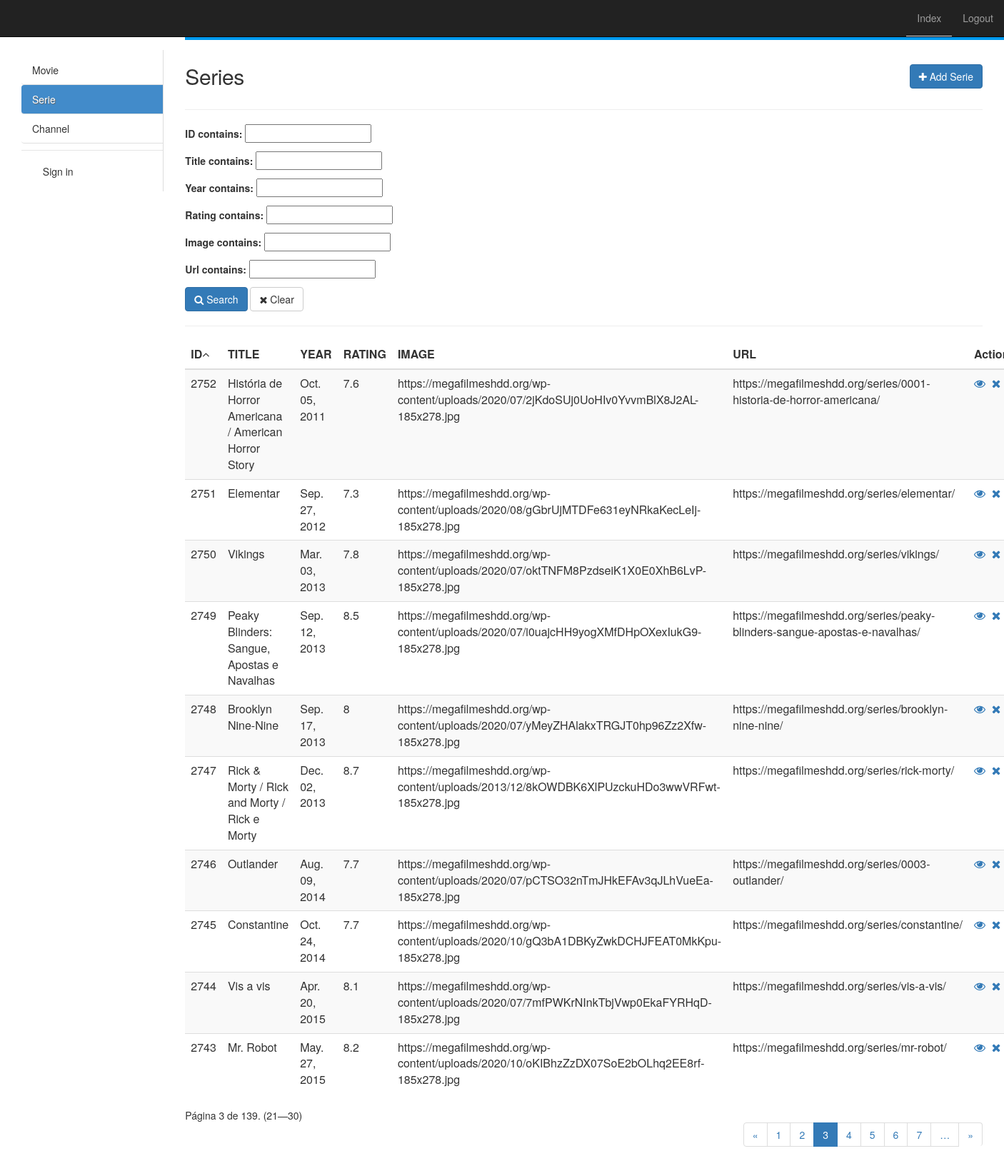
/serie/full/?page=3 (signed in), run on the app's committed database.
### app/models.py (models this page shows, shortened)
class TimeStamp(models.Model):
    created_at = models.DateTimeField(auto_now_add=True)
    updated_at = models.DateTimeField(auto_now=True)
    class Meta:
        abstract = True

class Serie(TimeStamp):
    title = models.CharField(max_length=255, blank=True, null=True)
    year = models.CharField(max_length=100, blank=True, null=True)
    rating = models.CharField(max_length=100, blank=True, null=True)
    image = models.URLField(blank=True, null=True)
    url = models.URLField(blank=True, null=True)

### app/views/serie.py (the view, shortened to what this page needs)
class ListFull(LoginRequiredMixin, SerieMixin, ListView):
    login_url = '/admin/login/'
    template_name = 'serie/list_full.html'
    model = Serie
    context_object_name = 'series'
    ordering = '-id'
    paginate_by = 10
    search = ''
    def get_queryset(self):
        queryset = super().get_queryset()
        filter = SerieFilter(self.request.GET, queryset)
        queryset = self.search_general(filter.qs)
        queryset = self.ordering_data(queryset)
        return queryset
    def search_general(self, qs):
        if 'search' in self.request.GET:
            self.search = self.request.GET['search']
            if self.search:
                search = self.search
                qs = qs.filter(Q(id__icontains=search) | Q(title__icontains=search) | Q(year__icontains=search) | Q(
                    rating__icontains=search) | Q(image__icontains=search) | Q(url__icontains=search))
        return qs
    def get_ordering(self):
        if 'ordering' in self.request.GET:
            self.ordering = self.request.GET['ordering']
            if self.ordering:
                return self.ordering
            else:
                self.ordering = '-id'
        return self.ordering
    def ordering_data(self, qs):
        qs = qs.order_by(self.get_ordering())
        return qs
    def get_context_data(self, **kwargs):
        context = super(ListFull, self).get_context_data(**kwargs)
        queryset = self.get_queryset()
        filter = SerieFilter(self.request.GET, queryset)
        page_size = self.get_paginate_by(queryset)
        if page_size:
            paginator, page, queryset, is_paginated = self.paginate_queryset(queryset, page_size)
            context.update(**{
                'ordering': self.ordering,
                'search': self.search,
                'filter': filter,
                'paginator': paginator,
                'page_obj': page,
                'is_paginated': is_paginated,
                'object_list': queryset
            })
        return context

### app/mixins.py (called while the page is built)
    def get_context_data(self, **kwargs):
        context = super(SerieMixin, self).get_context_data(**kwargs)
        if self.model:
            context['model_name'] = self.model._meta.verbose_name.title()
            context['model_name_plural'] = self.model._meta.verbose_name_plural.title()
        return context

### app/templatetags/my_tags.py (called while the page is built)
@register.simple_tag(takes_context=True)
def param_replace(context, **kwargs):
    d = context['request'].GET.copy()
    for k, v in kwargs.items():
        d[k] = v
    for k in [k for k, v in d.items() if not v]:
        del d[k]
    return d.urlencode()

### app/templates/serie/list_full.html (shortened to what this page needs)
﻿{% extends 'base.html' %}
{% load my_tags %}
{% load static %}
{% load form_utils %}
{% block content %}
    <div id="top" class="row">
        <div class="col-sm-3">
            <h2> {{ model_name_plural }}</h2>
        </div>
        <div class="col-sm-3 col-sm-offset-6">
            <a href="{% url 'SERIE_create' %}" class="btn btn-primary pull-right h2"><i
                    class="fa fa-plus"></i> Add Serie
            </a>
        </div>
    </div>
    <hr/>
    <form id="advancedForm" method="get" action="{% url 'SERIE_list_full' %}">
        <div class="row">
            <div class="col-sm-12">
                {{ filter.form.as_p }}
                <button type="submit" class="btn btn-primary" id="search_btn">
                    <i class="fa fa-search"></i> Search
                </button>
                <button type="button" class="btn btn-default" id="clear">
                    <i class="fa fa-close"></i> Clear
                </button>
            </div>
        </div>
        <hr/>
        <div id="list" class="row">
            <div class="col-md-12">
                <header>
                    <div class="form-group form-inline pull-right">
                        <label>Search:</label>
                    </div>
                </header>
                <table id="table" class="table table-striped" cellspacing="0" cellpadding="0">
                    <thead>
                        <tr>
                             <th>ID</th>
 <th>TITLE</th>
 <th>YEAR</th>
 <th>RATING</th>
 <th>IMAGE</th>
 <th>URL</th>
                            <th class="actions">Actions</th>
                        </tr>
                    </thead>
                    <tbody>
                    {% for serie in object_list %}
                        <tr>
                             <td>{{ serie.id }}</td>
 <td>{{ serie.title }}</td>
 <td>{{ serie.year }}</td>
 <td>{{ serie.rating }}</td>
 <td>{{ serie.image }}</td>
 <td>{{ serie.url }}</td>
 <td><a href="{% url 'SERIE_detail' serie.id %}"><i class="fa fa-eye"></i></a>&nbsp;&nbsp;<a href="{% url 'SERIE_delete' serie.id %}"><i class="fa fa-close"></i></a></td>
                        </tr>
                    {% endfor %}
                    </tbody>
                </table>
                <div class="row">
                    <div class="col-sm-12">
                        <span class="current pull-left">
                            Página {{ page_obj.number }} de {{ page_obj.paginator.num_pages }}. ({{ page_obj.start_index }}—{{ page_obj.end_index }})
                        </span>
                        {% if is_paginated %}
                            <ul class="pagination pagination-flat pull-right">
                                {% if page_obj.has_previous %}
                                    <li class="page-item"><a class="page-link"
                                                             href="?{% param_replace page=page_obj.previous_page_number %}">&laquo;</a>
                                    </li>
                                {% else %}
                                    <li class="page-item disabled"><span>&laquo;</span></li>
                                {% endif %}
                                {% for i in page_obj.paginator.page_range %}
                                    {% if page_obj.number == i %}
                                        <li class="page-item active"><span>{{ i }} </span>
                                        </li>
                                    {% elif i > page_obj.number|add:'-5' and i < page_obj.number|add:'5' %}
                                        <li class="page-item"><a class="page-link"
                                                                 href="?{% param_replace page=i %}">{{ i }}</a></li>
                                    {% endif %}
                                {% endfor %}
                                {% if page_obj.paginator.num_pages > page_obj.number|add:'4' %}
                                    <li class="page-item"><a class="page-link"
                                                             href="?{% param_replace page=page_obj.number|add:'5' %}">&hellip;</a>
                                    </li>
                                {% endif %}
                                {% if page_obj.has_next %}
                                    <li class="page-item"><a class="page-link"
                                                             href="?{% param_replace page=page_obj.next_page_number %}">&raquo;</a>
                                    </li>
                                {% else %}
                                    <li class="page-item disabled"><span>&raquo;</span></li>
                                {% endif %}
                            </ul>
                        {% endif %}
                    </div>
                </div>
            </div>
        </div>
    </form>
{% endblock %}

### static/default/css/guia.css (style rules this page uses)
body { -webkit-text-size-adjust:none;-webkit-font-smoothing:antialiased;background-color:#f5f5f5 }
header { height:56px;background-color:#0099EE;position:fixed;top:0;width:100%;z-index:20;transition:background-color 350ms ease-in-out }
p { margin-bottom:16px }
h2,h3 { text-overflow:ellipsis;white-space:nowrap;overflow:hidden }
h2 { font:600 16px/20px 'Open Sans', sans-serif;color:rgba(0,0,0,0.87);letter-spacing:-0.4px;margin-bottom:4px }
ul li a { display:-webkit-flex;display:flex;-webkit-flex-direction:row;flex-direction:row;text-decoration:none;border-bottom:1px solid #e0e0e0 }
ul li:last-child a { border-bottom:0 }

### data on the page
Serie: id "2752", title "História de Horror Americana / American Horror Story", year "Oct. 05, 2011", rating "7.6", image "https://megafilmeshdd.org/wp-content/uploads/2020/07/2jKdoSUj0UoHIv0YvvmBlX8J2AL-185x278.jpg", url "https://megafilmeshdd.org/series/0001-historia-de-horror-americana/"
Serie: id "2751", title "Elementar", year "Sep. 27, 2012", rating "7.3", image "https://megafilmeshdd.org/wp-content/uploads/2020/08/gGbrUjMTDFe631eyNRkaKecLeIj-185x278.jpg", url "https://megafilmeshdd.org/series/elementar/"
Serie: id "2750", title "Vikings", year "Mar. 03, 2013", rating "7.8", image "https://megafilmeshdd.org/wp-content/uploads/2020/07/oktTNFM8PzdseiK1X0E0XhB6LvP-185x278.jpg", url "https://megafilmeshdd.org/series/vikings/"
Serie: id "2749", title "Peaky Blinders: Sangue, Apostas e Navalhas", year "Sep. 12, 2013", rating "8.5", image "https://megafilmeshdd.org/wp-content/uploads/2020/07/i0uajcHH9yogXMfDHpOXexIukG9-185x278.jpg", url "https://megafilmeshdd.org/series/peaky-blinders-sangue-apostas-e-navalhas/"
Serie: id "2748", title "Brooklyn Nine-Nine", year "Sep. 17, 2013", rating "8", image "https://megafilmeshdd.org/wp-content/uploads/2020/07/yMeyZHAlakxTRGJT0hp96Zz2Xfw-185x278.jpg", url "https://megafilmeshdd.org/series/brooklyn-nine-nine/"
Serie: id "2747", title "Rick & Morty / Rick and Morty / Rick e Morty", year "Dec. 02, 2013", rating "8.7", image "https://megafilmeshdd.org/wp-content/uploads/2013/12/8kOWDBK6XlPUzckuHDo3wwVRFwt-185x278.jpg", url "https://megafilmeshdd.org/series/rick-morty/"
Serie: id "2746", title "Outlander", year "Aug. 09, 2014", rating "7.7", image "https://megafilmeshdd.org/wp-content/uploads/2020/07/pCTSO32nTmJHkEFAv3qJLhVueEa-185x278.jpg", url "https://megafilmeshdd.org/series/0003-outlander/"
Serie: id "2745", title "Constantine", year "Oct. 24, 2014", rating "7.7", image "https://megafilmeshdd.org/wp-content/uploads/2020/10/gQ3bA1DBKyZwkDCHJFEAT0MkKpu-185x278.jpg", url "https://megafilmeshdd.org/series/constantine/"
Serie: id "2744", title "Vis a vis", year "Apr. 20, 2015", rating "8.1", image "https://megafilmeshdd.org/wp-content/uploads/2020/07/7mfPWKrNInkTbjVwp0EkaFYRHqD-185x278.jpg", url "https://megafilmeshdd.org/series/vis-a-vis/"
Serie: id "2743", title "Mr. Robot", year "May. 27, 2015", rating "8.2", image "https://megafilmeshdd.org/wp-content/uploads/2020/10/oKIBhzZzDX07SoE2bOLhq2EE8rf-185x278.jpg", url "https://megafilmeshdd.org/series/mr-robot/"

### other printed values
{{ model_name_plural }} "Series"
{{ page_obj.number }} "3"
{{ page_obj.paginator.num_pages }} "139"
{{ page_obj.start_index }} "21"
{{ page_obj.end_index }} "30"
{{ i }} "1" "2" "4" "5" "6" "7"
{{ i }} "3"
